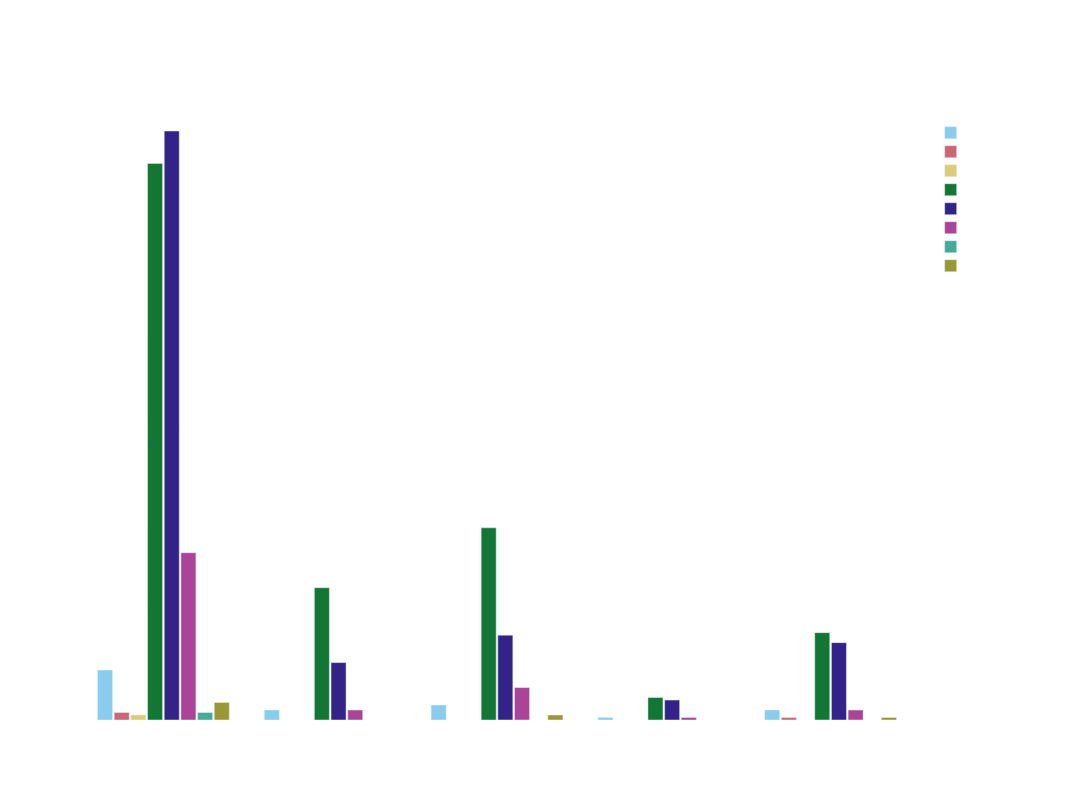

Here is the notebook cell this chart was saved with:
### Code cell
create_grouped_bar_chart(
    df=shark_data,
    x_col="site_category_cleaned",
    color_col="injury_severity",
    title="Attack Severity by Site Category",
    x_label="Site Category",
    color_label="Severity",
)

### Figure 1 — Plotly figure (JSON) as saved in the notebook; plotly's stock layout.template omitted (floating-point values rounded to 4 significant figures)
{"data": [{"alignmentgroup": "True", "hovertemplate": "Severity=abrasion<br>Site Category=%{x}<br>Number of Incidents=%{y}<extra></extra>", "legendgroup": "abrasion", "marker": {"color": "rgb(136, 204, 238)", "pattern": {"shape": ""}}, "name": "abrasion", "offsetgroup": "abrasion", "orientation": "v", "showlegend": true, "textfont": {"size": 12}, "textposition": "outside", "texttemplate": "%{y}", "type": "bar", "x": ["coastal", "estuary_harbour", "island_open_ocean", "ocean_pelagic", "river"], "xaxis": "x", "y": [20, 4, 6, 1, 4], "yaxis": "y"}, {"alignmentgroup": "True", "hovertemplate": "Severity=fatality<br>Site Category=%{x}<br>Number of Incidents=%{y}<extra></extra>", "legendgroup": "fatality", "marker": {"color": "rgb(204, 102, 119)", "pattern": {"shape": ""}}, "name": "fatality", "offsetgroup": "fatality", "orientation": "v", "showlegend": true, "textfont": {"size": 12}, "textposition": "outside", "texttemplate": "%{y}", "type": "bar", "x": ["coastal", "river"], "xaxis": "x", "y": [3, 1], "yaxis": "y"}, {"alignmentgroup": "True", "hovertemplate": "Severity=lacerations<br>Site Category=%{x}<br>Number of Incidents=%{y}<extra></extra>", "legendgroup": "lacerations", "marker": {"color": "rgb(221, 204, 119)", "pattern": {"shape": ""}}, "name": "lacerations", "offsetgroup": "lacerations", "orientation": "v", "showlegend": true, "textfont": {"size": 12}, "textposition": "outside", "texttemplate": "%{y}", "type": "bar", "x": ["coastal"], "xaxis": "x", "y": [2], "yaxis": "y"}, {"alignmentgroup": "True", "hovertemplate": "Severity=major_lacerations<br>Site Category=%{x}<br>Number of Incidents=%{y}<extra></extra>", "legendgroup": "major_lacerations", "marker": {"color": "rgb(17, 119, 51)", "pattern": {"shape": ""}}, "name": "major_lacerations", "offsetgroup": "major_lacerations", "orientation": "v", "showlegend": true, "textfont": {"size": 12}, "textposition": "outside", "texttemplate": "%{y}", "type": "bar", "x": ["coastal", "estuary_harbour", "island_open_ocean", "ocean_pelagic", "river"], "xaxis": "x", "y": [223, 53, 77, 9, 35], "yaxis": "y"}, {"alignmentgroup": "True", "hovertemplate": "Severity=minor_lacerations<br>Site Category=%{x}<br>Number of Incidents=%{y}<extra></extra>", "legendgroup": "minor_lacerations", "marker": {"color": "rgb(51, 34, 136)", "pattern": {"shape": ""}}, "name": "minor_lacerations", "offsetgroup": "minor_lacerations", "orientation": "v", "showlegend": true, "textfont": {"size": 12}, "textposition": "outside", "texttemplate": "%{y}", "type": "bar", "x": ["coastal", "estuary_harbour", "island_open_ocean", "ocean_pelagic", "river"], "xaxis": "x", "y": [236, 23, 34, 8, 31], "yaxis": "y"}, {"alignmentgroup": "True", "hovertemplate": "Severity=other_teeth_marks<br>Site Category=%{x}<br>Number of Incidents=%{y}<extra></extra>", "legendgroup": "other_teeth_marks", "marker": {"color": "rgb(170, 68, 153)", "pattern": {"shape": ""}}, "name": "other_teeth_marks", "offsetgroup": "other_teeth_marks", "orientation": "v", "showlegend": true, "textfont": {"size": 12}, "textposition": "outside", "texttemplate": "%{y}", "type": "bar", "x": ["coastal", "estuary_harbour", "island_open_ocean", "ocean_pelagic", "river"], "xaxis": "x", "y": [67, 4, 13, 1, 4], "yaxis": "y"}, {"alignmentgroup": "True", "hovertemplate": "Severity=punctures<br>Site Category=%{x}<br>Number of Incidents=%{y}<extra></extra>", "legendgroup": "punctures", "marker": {"color": "rgb(68, 170, 153)", "pattern": {"shape": ""}}, "name": "punctures", "offsetgroup": "punctures", "orientation": "v", "showlegend": true, "textfont": {"size": 12}, "textposition": "outside", "texttemplate": "%{y}", "type": "bar", "x": ["coastal"], "xaxis": "x", "y": [3], "yaxis": "y"}, {"alignmentgroup": "True", "hovertemplate": "Severity=surface_wound<br>Site Category=%{x}<br>Number of Incidents=%{y}<extra></extra>", "legendgroup": "surface_wound", "marker": {"color": "rgb(153, 153, 51)", "pattern": {"shape": ""}}, "name": "surface_wound", "offsetgroup": "surface_wound", "orientation": "v", "showlegend": true, "textfont": {"size": 12}, "textposition": "outside", "texttemplate": "%{y}", "type": "bar", "x": ["coastal", "island_open_ocean", "river"], "xaxis": "x", "y": [7, 2, 1], "yaxis": "y"}], "layout": {"bargap": 0.2, "bargroupgap": 0.1, "barmode": "group", "font": {"color": "white"}, "height": 800, "legend": {"bgcolor": "rgba(0,0,0,0)", "borderwidth": 0, "font": {"size": 12}, "title": {"text": "Severity"}, "tracegroupgap": 0}, "paper_bgcolor": "rgba(0,0,0,0)", "plot_bgcolor": "rgba(0,0,0,0)", "title": {"font": {"size": 20}, "text": "Attack Severity by Site Category"}, "width": 1200, "xaxis": {"anchor": "y", "domain": [0, 1], "title": {"text": "Site Category"}}, "yaxis": {"anchor": "x", "domain": [0, 1], "title": {"text": "Number of Incidents"}}}}
